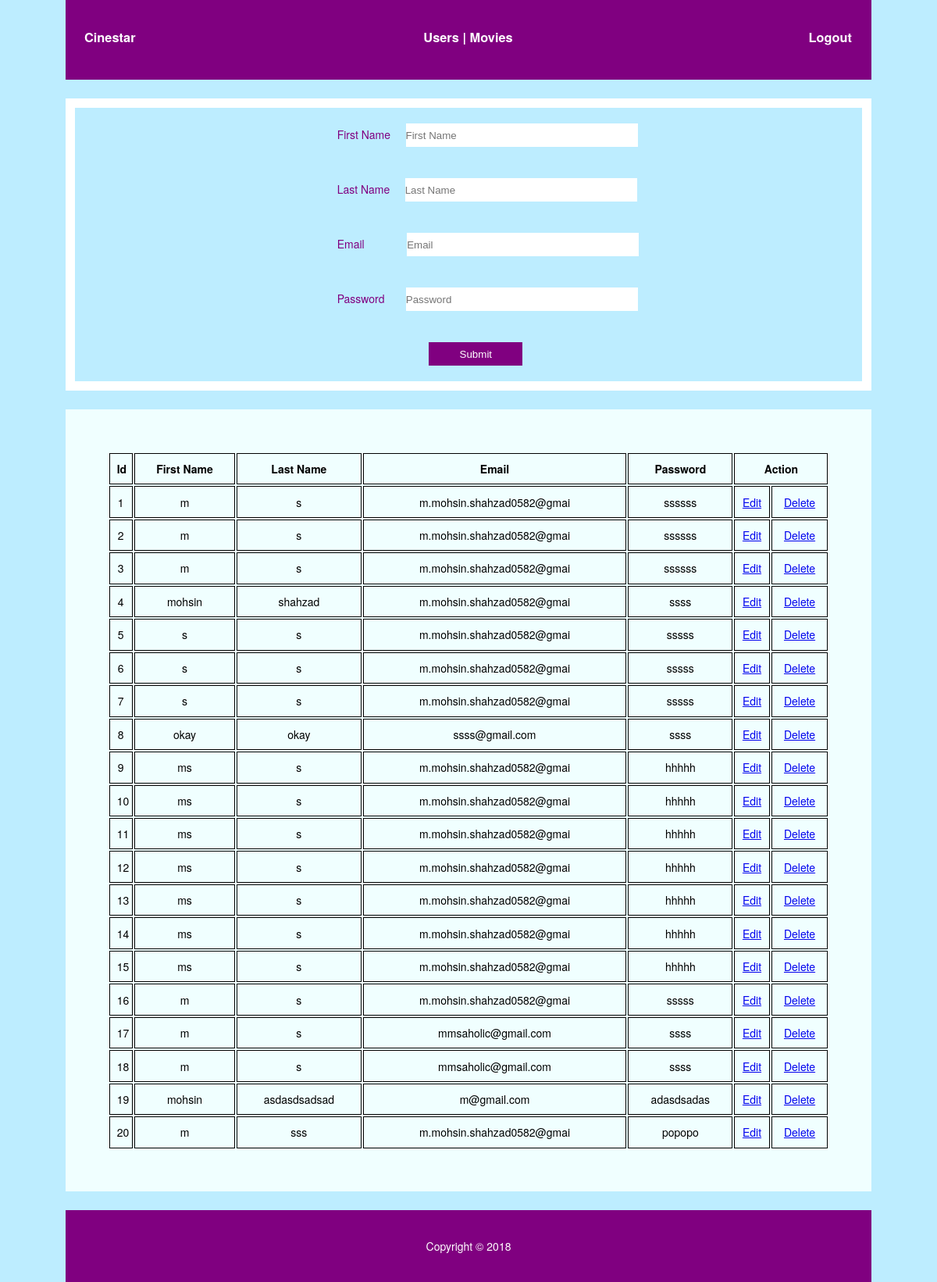
Page /Pages/adminHome.php on the committed database.
### tables this page shows
CREATE TABLE `users` (
  `id` int(11) NOT NULL,
  `first_name` varchar(25) NOT NULL,
  `last_name` varchar(25) NOT NULL,
  `email` varchar(25) NOT NULL,
  `password` varchar(25) NOT NULL,
  `modified` timestamp NOT NULL DEFAULT CURRENT_TIMESTAMP ON UPDATE CURRENT_TIMESTAMP,
  `created` timestamp NOT NULL DEFAULT '0000-00-00 00:00:00'
);

### Pages/adminHome.php (the view, shortened to what this page needs)
<?php
	$host = "localhost";
     $username = "root";
     $password = "";
	 $db="cinema";
	$conn = new mysqli($host, $username, $password, $db);
				$sql = "SELECT id, first_name, last_name, email, password FROM users";
				if($result = $conn->query($sql))
				{
					$select=true;
				}else
				{
					$select=false;
				}
?>
<!DOCTYPE html>
<html lang="en">
<head>
  <link rel="stylesheet" href="../assests/css/style.css" />
</head>
<body>
<header>
<div id="welcome">
<h3 id="temp"><a href="#">Cinestar</a></h3>
<nav id="wlc">
	<h3>
		<a href="#">Users</a> |
		<a href="adminHomeMovies.php">Movies</a>
	</h3>
</nav>
<h3 id="logout"><a href="logout.php">Logout</a></h3>
</div>
</header>
<div id="movieForm">
<form id="adminMovieForm" action="adminHomeUserRegisterationService.php" method="POST" enctype="multipart/form-data">
<div>
    <label>First Name</label>&nbsp;&nbsp;&nbsp;&nbsp;
    <input type="text" id="movie" name="fname" placeholder="First Name" size="35.5" required/>
</div>
<br/><br/>
<div>
	<label>Last Name</label>&nbsp;&nbsp;&nbsp;&nbsp;
    <input type="text" id="movie" name="lname" placeholder="Last Name" size="35.5" required/>
</div>
<br/><br/>
<div>
	<label>Email</label>&nbsp;&nbsp;&nbsp;&nbsp;&nbsp;&nbsp;&nbsp;&nbsp;&nbsp;&nbsp;&nbsp;&nbsp;&nbsp;
    <input type="text" id="movie" name="email" placeholder="Email" size="35.5" required/>
</div>
<br/><br/>
<div>
	<label>Password</label>&nbsp;&nbsp;&nbsp;&nbsp;&nbsp;&nbsp;
    <input type="password" id="movie" name="password" placeholder="Password" size="35.5" required/>
</div>
<br/><br/>
<input id="movieUploadBtn" name="submit" type="submit" value="Submit"/>
</form>
</div>
<div class="" id="userAndAdmin">
<?php
 if(isset($_SESSION["read"]))
	{
		$read = $_SESSION["read"];
		if($read=='Failure')
		{
?>
			<div class="alert alert-danger alert-dismissable fade in">
				<a href="#" class="close" data-dismiss="alert" aria-label="close">&times;</a>
				<center><strong>Failure!</strong></center><br/>
			</div>
<?php
		}
		else
		{
?>
			<div id="displayData">
				<table id="displayDataTable">
				    <thead>
						<tr>
							<th  align="center">Id</th>
							<th  align="center">First Name</th>
							<th  align="center">Last Name</th>
							<th  align="center">Email</th>
							<th  align="center">Password</th>
							<th colspan="2" align="center">Action</th>
						</tr>
					</thead>
					<tbody>
<?php
				for($i = 0 ; $i < count($read) ; $i++) {
?>
					<tr>
						<td align="center"><?php echo $i+1 ?></td>
						<td align="center"><?php echo $read[$i]["first_name"]; ?></td>
						<td align="center"><?php echo $read[$i]["last_name"]; ?></td>
						<td align="center"><?php echo $read[$i]["email"]; ?></td>
						<td align="center"><?php echo $read[$i]["password"]; ?></td>
						<td align="center"><a href="adminUserEdit.php?id='<?php echo $read[$i]['id']; ?>'" >Edit</a></td>
						<td align="center"><a href="adminUserDelete.php?id='<?php echo $read[$i]['id']; ?>'" >Delete</a></td>
					</tr>
<?php
				}
?>
					</tbody>
				</table>
			</div>
<?php
		}
	}
?>
</div>
<footer><center>Copyright &copy; 2018</center></footer>
</body>
</html>

### assests/css/style.css (style rules this page uses)
*, html, body { padding:0; margin:0; }
body { font-family: "Helvetica Neue",Helvetica,Arial,sans-serif; font-size: 14px; background-color:#BDEDFF; }
header, footer { margin:0% 7%; background-color:purple; color:white; }
header { padding:3% 2%; margin-bottom:2%; height:30px; }
#temp { float: left; width: 33.3%; text-align:left; }
#wlc { float: left; width: 33.3%; text-align:center; }
#logout { float: left; width: 33.3%; text-align:right; }
#logout a, #temp a, #wlc a { color:white; cursor:pointer; text-decoration:none; }
footer { padding:3%; }
#displayData { background-color:#F0FFFF; margin:2% 7%; padding: 2%; }
#displayDataTable { padding:3% 3%; width:100%; }
#displayDataTable thead tr th, #displayDataTable tbody tr td { padding:1% 1%; border: 1px solid black; }
#movieForm { background-color:white; margin:2% 7%; padding:1% 1%; }
#adminMovieForm, #userRegisterationForm { background-color:#BDEDFF; color:purple; padding:2% 0; padding-left:33.3%; }
#movieUploadBtn { cursor:pointer; padding:1% 1%; margin-left:17.5%; height:30px; width:120px; color:white; background-color:purple; }
input, textarea { border: 0px solid; }
input { height:30px; }

### rows in the picture
users: first_name "m", last_name "s", email "m.mohsin.shahzad0582@gmai", password "ssssss"
users: first_name "m", last_name "s", email "m.mohsin.shahzad0582@gmai", password "ssssss"
users: first_name "m", last_name "s", email "m.mohsin.shahzad0582@gmai", password "ssssss"
users: first_name "mohsin", last_name "shahzad", email "m.mohsin.shahzad0582@gmai", password "ssss"
users: first_name "s", last_name "s", email "m.mohsin.shahzad0582@gmai", password "sssss"
users: first_name "s", last_name "s", email "m.mohsin.shahzad0582@gmai", password "sssss"
users: first_name "s", last_name "s", email "m.mohsin.shahzad0582@gmai", password "sssss"
users: first_name "okay", last_name "okay", email "ssss@gmail.com", password "ssss"
users: first_name "ms", last_name "s", email "m.mohsin.shahzad0582@gmai", password "hhhhh"
users: first_name "ms", last_name "s", email "m.mohsin.shahzad0582@gmai", password "hhhhh"
users: first_name "ms", last_name "s", email "m.mohsin.shahzad0582@gmai", password "hhhhh"
users: first_name "ms", last_name "s", email "m.mohsin.shahzad0582@gmai", password "hhhhh"
users: first_name "ms", last_name "s", email "m.mohsin.shahzad0582@gmai", password "hhhhh"
users: first_name "ms", last_name "s", email "m.mohsin.shahzad0582@gmai", password "hhhhh"
users: first_name "ms", last_name "s", email "m.mohsin.shahzad0582@gmai", password "hhhhh"
users: first_name "m", last_name "s", email "m.mohsin.shahzad0582@gmai", password "sssss"
users: first_name "m", last_name "s", email "mmsaholic@gmail.com", password "ssss"
users: first_name "m", last_name "s", email "mmsaholic@gmail.com", password "ssss"
users: first_name "mohsin", last_name "asdasdsadsad", email "m@gmail.com", password "adasdsadas"
users: first_name "m", last_name "sss", email "m.mohsin.shahzad0582@gmai", password "popopo"
